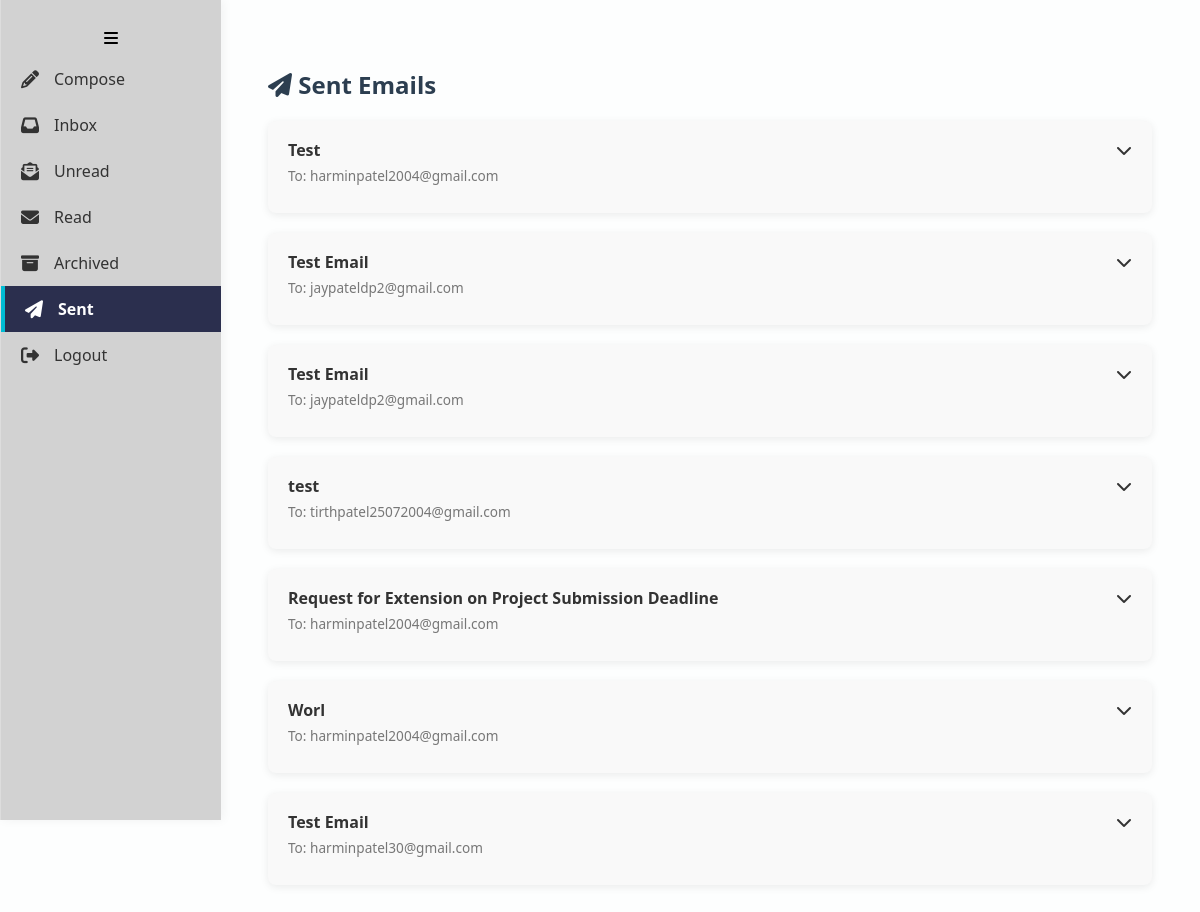
Page /sent (signed in) on the earlier database version.
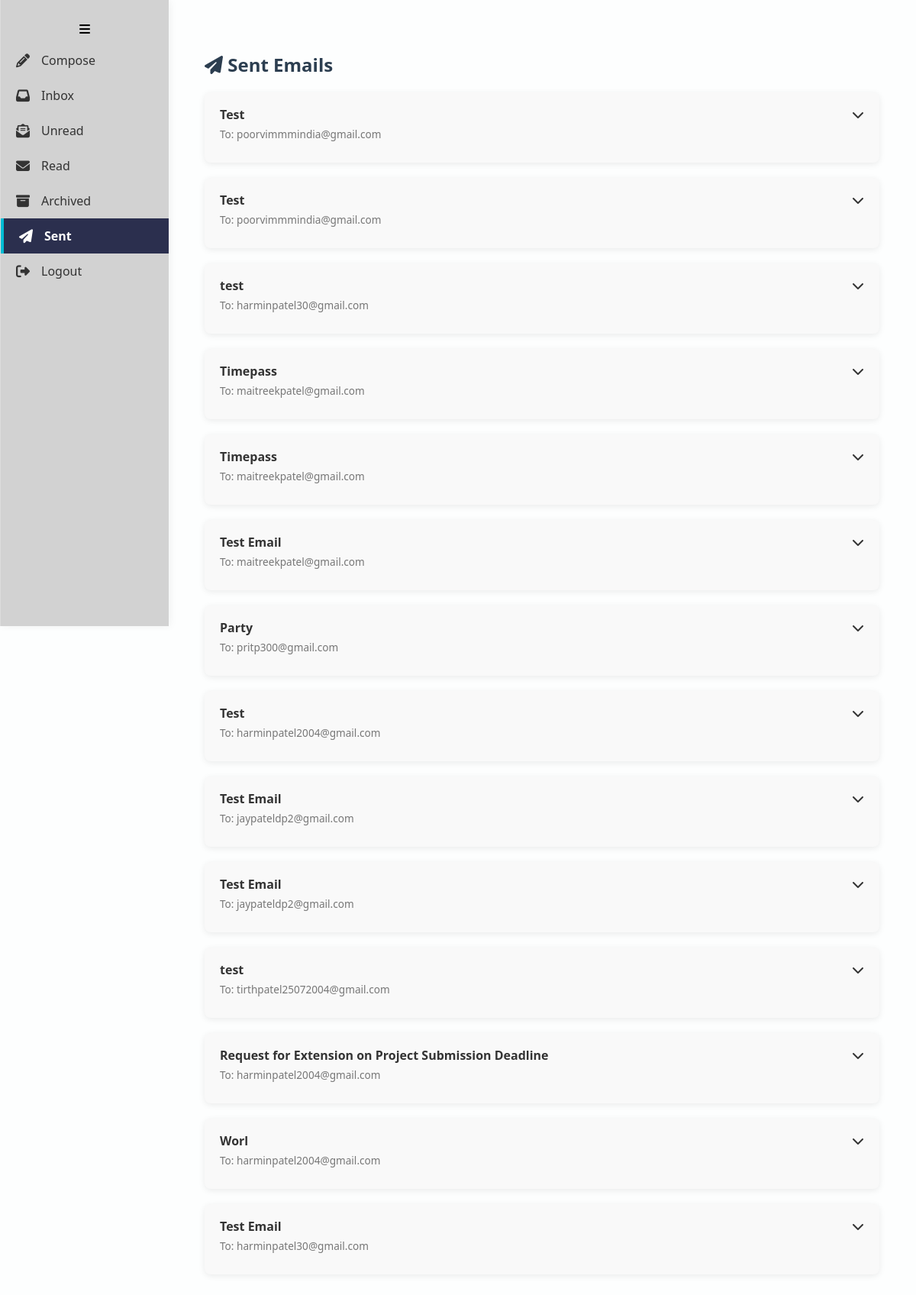
Same page on the later database version.
### models.py (models this page shows)
class SentEmail(Base):
    __tablename__ = 'sent_emails'
    id = Column(Integer, primary_key=True)
    to = Column(String, nullable=False)
    cc = Column(String, nullable=True)
    bcc = Column(String, nullable=True)
    subject = Column(String)
    body = Column(Text)
    attachments = Column(Text, nullable=True)
    sent_at = Column(DateTime, default=datetime.utcnow)
    attachments = Column(String)

### app.py (the view)
@app.route('/sent')
@login_required
def sent():
    session = Session()
    sent_emails = session.query(SentEmail).order_by(SentEmail.sent_at.desc()).all()
    return render_template("sent.html", sent_emails=sent_emails,active_page='sent')

### app.py (called while the page is built)
@login_manager.user_loader
def load_user(user_id):
    session = Session()
    user = session.get(User, int(user_id))
    session.close()
    return user

### templates/sent.html (shortened to what this page needs)
<!DOCTYPE html>
<html lang="en">
<head>
  <link rel="stylesheet" href="{{ url_for('static', filename='style.css') }}">
  <link rel="stylesheet" href="https://cdnjs.cloudflare.com/ajax/libs/font-awesome/6.4.0/css/all.min.css">
</head>
<body>
<div class="sidebar" id="sidebar">
    <div class="toggle-sidebar" onclick="toggleSidebar()">
        <i class="fas fa-bars"></i>
    </div>
    <a href="{{ url_for('compose') }}" class="sidebar-btn {% if active_page == 'compose' %}active{% endif %}" title="Compose">
        <i class="fas fa-pencil-alt"></i><span>Compose</span>
    </a>
    <a href="/" class="sidebar-btn {% if active_page == 'inbox' %}active{% endif %}" title="Inbox">
        <i class="fas fa-inbox"></i><span>Inbox</span>
    </a>
    <a href="/?filter=unread" class="sidebar-btn {% if active_page == 'unread' %}active{% endif %}" title="Unread">
        <i class="fas fa-envelope-open-text"></i><span>Unread</span>
    </a>
    <a href="/?filter=read" class="sidebar-btn {% if active_page == 'read' %}active{% endif %}" title="Read">
        <i class="fas fa-envelope"></i><span>Read</span>
    </a>
    <a href="/?filter=archived" class="sidebar-btn {% if active_page == 'archived' %}active{% endif %}" title="Archived">
        <i class="fas fa-archive"></i><span>Archived</span>
    </a>
    <a href="{{ url_for('sent') }}" class="sidebar-btn {% if active_page == 'sent' %}active{% endif %}" title="Sent">
        <i class="fas fa-paper-plane"></i><span>Sent</span>
    </a>
    <a href="{{ url_for('logout') }}" class="sidebar-btn logout" title="Logout">
        <i class="fas fa-sign-out-alt"></i><span>Logout</span>
    </a>
</div>
  <div class="main-content">
    <div class="top-bar">
      <h2><i class="fas fa-paper-plane"></i> Sent Emails</h2>
    </div>
    {% for email in sent_emails %}
    <div class="email-card" >
      <div class="email-header" onclick="toggleEmail(this)">
        <h3>{{ email.subject }}</h3>
        <i class="fas fa-chevron-down"></i>
      </div>
      <div class="email-meta">To: {{ email.to }}{% if email.cc %}, CC: {{ email.cc }}{% endif %}</div>
    </div>
    {% endfor %}
  </div>
</body>
</html>

### static/style.css (style rules this page uses)
body { font-family: Arial, sans-serif; padding: 20px; background: #f4f6f8; }
h2 { color: #2c3e50; }
body { font-family: 'Segoe UI', sans-serif; background: #fdfefe; padding: 40px; }
.top-bar { display: flex; justify-content: space-between; align-items: center; }
.sidebar { position: fixed; top: 0; right: 0; height: 100vh; width: 250px; background-color: #f9f9f9; display: flex; flex-direction: column; justify-content: flex-start; transition: width 0.3s ease; z-index: 100; border-left: 1px solid #ddd; overflow: hidden; }
.sidebar { width: 220px; background: #d2d2d2; height: 100vh; position: fixed; left: 0; top: 0; padding-top: 20px; transition: width 0.3s ease; box-shadow: 2px 0 10px rgba(0, 0, 0, 0.05); z-index: 999; }
.sidebar .toggle-sidebar { display: flex; justify-content: center; padding: 10px; cursor: pointer; }
.sidebar-btn { display: flex; align-items: center; gap: 15px; padding: 12px 20px; color: #333; text-decoration: none; transition: background 0.3s; font-weight: 500; }
.sidebar-btn i { font-size: 18px; }
.main-content { margin-left: 220px; transition: margin-left 0.3s ease; }
:root { --card-bg: #f9f9f9; --card-bg-dark: #1e1e1e; --text-color: #333; --text-color-dark: #ddd; --muted: #777; --muted-dark: #aaa; --shadow: 0 2px 8px rgba(0, 0, 0, 0.08); --shadow-dark: 0 2px 10px rgba(255, 255, 255, 0.04); }
.email-card { background-color: var(--card-bg); color: var(--text-color); border-radius: 8px; padding: 18px 20px; margin-bottom: 20px; box-shadow: var(--shadow); transition: 0.3s; }
.email-header { display: flex; justify-content: space-between; align-items: center; cursor: pointer; }
.email-header h3 { font-size: 1rem; margin: 0; }
.email-meta { font-size: 0.85rem; color: var(--muted); margin: 5px 0 10px; }
.email-header { display: flex; justify-content: space-between; align-items: center; }
.sidebar-btn.active { background-color: #2b2f4e; color: #ffffff; font-weight: bold; border-left: 4px solid #00bcd4; }

### templates/sent.html (style rules this page uses)
:root { --card-bg: #f9f9f9; --card-bg-dark: #1e1e1e; --text-color: #333; --text-color-dark: #ddd; --muted: #777; --muted-dark: #aaa; --shadow: 0 2px 8px rgba(0, 0, 0, 0.08); --shadow-dark: 0 2px 10px rgba(255, 255, 255, 0.04); }
.email-card { background-color: var(--card-bg); color: var(--text-color); border-radius: 8px; padding: 18px 20px; margin-bottom: 20px; box-shadow: var(--shadow); transition: 0.3s; }
.email-header { display: flex; justify-content: space-between; align-items: center; cursor: pointer; }
.email-header h3 { font-size: 1rem; margin: 0; }
.email-meta { font-size: 0.85rem; color: var(--muted); margin: 5px 0 10px; }

Differences in the rows shown:
added SentEmail: subject "Test", to "poorvimmmindia@gmail.com"
added SentEmail: subject "Test", to "poorvimmmindia@gmail.com"
added SentEmail: subject "test", to "harminpatel30@gmail.com"
added SentEmail: subject "Timepass", to "maitreekpatel@gmail.com"
added SentEmail: subject "Timepass", to "maitreekpatel@gmail.com"
added SentEmail: subject "Test Email", to "maitreekpatel@gmail.com"
added SentEmail: subject "Party", to "pritp300@gmail.com"
